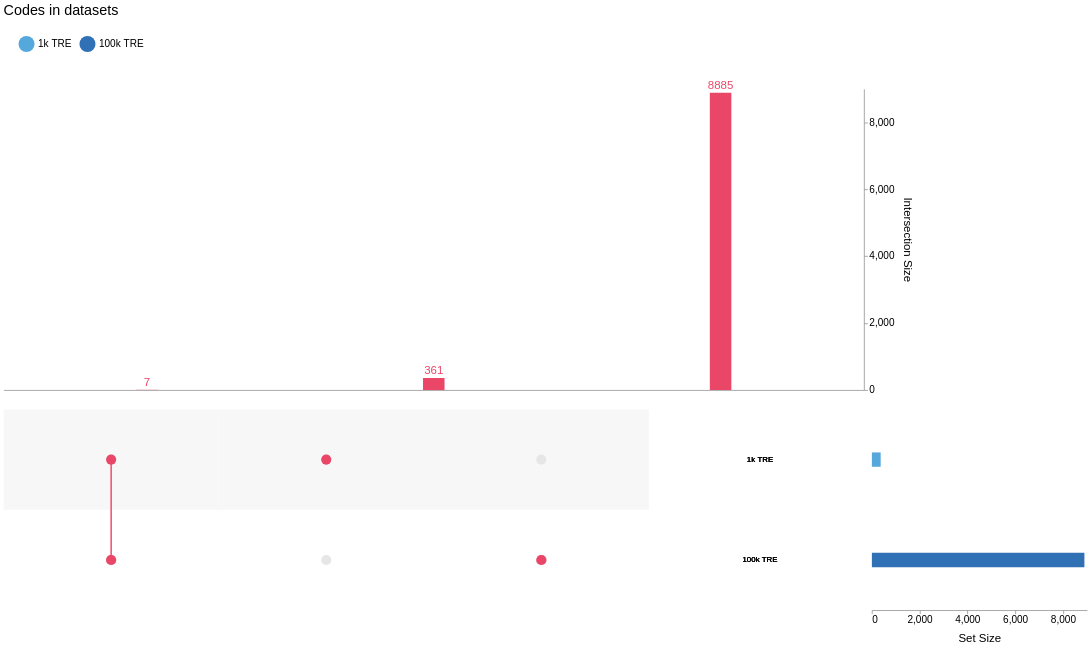

Notebook code cell kept with this figure:
### Markdown cell above
You can also get an [Upset plot](https://upset.app/) for your datasets.
This is like a Venn diagram, but instead of numbers written in circles, you get bars proportional to the number of codes present in each combination of TREs.
If you only have a couple of TREs, this isn't terribly useful, but once you have more than three, the number of combinations is much higher, and Venn diagrams get hard to read.

### Code cell
codesets.plot_upset()

### Figure 1 — Vega-Lite specification as saved in the notebook (floating-point values rounded to 4 significant figures)
{"config": {"view": {"continuousWidth": 300, "continuousHeight": 300, "stroke": null}, "axis": {"labelFontSize": 14, "labelFontWeight": 300, "titleFontSize": 16, "titleFontWeight": 400, "titlePadding": 10}, "concat": {"spacing": 0}, "legend": {"labelFontSize": 14, "labelFontWeight": 300, "orient": "top", "padding": 20, "symbolSize": 500.0, "symbolType": "circle", "titleFontSize": 16, "titleFontWeight": 400}, "title": {"anchor": "start", "fontSize": 18, "fontWeight": 400, "subtitlePadding": 10}}, "vconcat": [{"layer": [{"mark": {"type": "bar", "color": "#3A3A3A", "size": 30}, "encoding": {"color": {"condition": {"test": {"not": {"param": "param_7421591d7e6fcfd3"}}, "value": "#3A3A3A"}, "value": "#EA4667"}, "tooltip": [{"aggregate": "max", "field": "count", "title": "Cardinality", "type": "quantitative"}, {"field": "degree", "title": "Degree", "type": "quantitative"}, {"field": "sets", "title": "Sets", "type": "nominal"}], "x": {"axis": {"domain": true, "grid": false, "labels": false, "ticks": false}, "field": "intersection_id", "sort": {"field": "count", "order": "ascending"}, "title": null, "type": "nominal"}, "y": {"aggregate": "max", "axis": {"grid": false, "orient": "right", "tickCount": 3}, "field": "count", "title": "Intersection Size", "type": "quantitative"}}, "name": "view_4bc397ee35f16e58_0", "transform": [{"filter": {"param": "param_a7055fbecf07007a"}}, {"pivot": "set", "value": "is_intersect", "groupby": ["intersection_id", "count"], "op": "max"}, {"aggregate": [{"op": "sum", "field": "count", "as": "count"}], "groupby": ["1k TRE", "100k TRE"]}, {"calculate": "(isDefined(datum['1k TRE']) ? datum['1k TRE'] : 0)+(isDefined(datum['100k TRE']) ? datum['100k TRE'] : 0)", "as": "degree"}, {"filter": "(datum['degree'] !== 0)"}, {"window": [{"op": "row_number", "field": "", "as": "intersection_id"}], "frame": [null, null]}, {"fold": ["1k TRE", "100k TRE"], "as": ["set", "is_intersect"]}, {"lookup": "set", "from": {"data": {"name": "data-8bb3fdaf3004e153f0674362684b1f6f"}, "key": "set", "fields": ["set_abbre"]}}, {"lookup": "set", "from": {"data": {"name": "data-c4cf6cc69ecb98027c53cc8d3e1be0b2"}, "key": "set", "fields": ["set_order"]}}, {"filter": {"param": "param_a7055fbecf07007a"}}, {"window": [{"op": "distinct", "field": "set", "as": "set_order"}], "frame": [null, 0], "sort": [{"field": "set_order"}]}]}, {"mark": {"type": "text", "color": "#3A3A3A", "dy": -10, "size": 16}, "encoding": {"color": {"condition": {"test": {"not": {"param": "param_7421591d7e6fcfd3"}}, "value": "#3A3A3A"}, "value": "#EA4667"}, "text": {"field": "count", "format": ".0f", "type": "quantitative"}, "tooltip": [{"aggregate": "max", "field": "count", "title": "Cardinality", "type": "quantitative"}, {"field": "degree", "title": "Degree", "type": "quantitative"}, {"field": "sets", "title": "Sets", "type": "nominal"}], "x": {"axis": {"domain": true, "grid": false, "labels": false, "ticks": false}, "field": "intersection_id", "sort": {"field": "count", "order": "ascending"}, "title": null, "type": "nominal"}, "y": {"aggregate": "max", "axis": {"grid": false, "orient": "right", "tickCount": 3}, "field": "count", "title": "Intersection Size", "type": "quantitative"}}, "transform": [{"filter": {"param": "param_a7055fbecf07007a"}}, {"pivot": "set", "value": "is_intersect", "groupby": ["intersection_id", "count"], "op": "max"}, {"aggregate": [{"op": "sum", "field": "count", "as": "count"}], "groupby": ["1k TRE", "100k TRE"]}, {"calculate": "(isDefined(datum['1k TRE']) ? datum['1k TRE'] : 0)+(isDefined(datum['100k TRE']) ? datum['100k TRE'] : 0)", "as": "degree"}, {"filter": "(datum['degree'] !== 0)"}, {"window": [{"op": "row_number", "field": "", "as": "intersection_id"}], "frame": [null, null]}, {"fold": ["1k TRE", "100k TRE"], "as": ["set", "is_intersect"]}, {"lookup": "set", "from": {"data": {"name": "data-8bb3fdaf3004e153f0674362684b1f6f"}, "key": "set", "fields": ["set_abbre"]}}, {"lookup": "set", "from": {"data": {"name": "data-c4cf6cc69ecb98027c53cc8d3e1be0b2"}, "key": "set", "fields": ["set_order"]}}, {"filter": {"param": "param_a7055fbecf07007a"}}, {"window": [{"op": "distinct", "field": "set", "as": "set_order"}], "frame": [null, 0], "sort": [{"field": "set_order"}]}]}], "height": 420.0, "width": 1200}, {"hconcat": [{"layer": [{"mark": {"type": "circle", "opacity": 1, "size": 200}, "encoding": {"color": {"condition": {"test": {"not": {"param": "param_7421591d7e6fcfd3"}}, "value": "#3A3A3A"}, "value": "#EA4667"}, "tooltip": [{"aggregate": "max", "field": "count", "title": "Cardinality", "type": "quantitative"}, {"field": "degree", "title": "Degree", "type": "quantitative"}, {"field": "sets", "title": "Sets", "type": "nominal"}], "x": {"axis": {"domain": false, "grid": false, "labels": false, "ticks": false}, "field": "intersection_id", "sort": {"field": "count", "order": "ascending"}, "title": null, "type": "nominal"}, "y": {"axis": {"domain": false, "grid": false, "labels": false, "ticks": false}, "field": "set_order", "title": null, "type": "nominal"}}, "name": "view_ac7f5babf87d20ca_0", "transform": [{"filter": {"param": "param_a7055fbecf07007a"}}, {"pivot": "set", "value": "is_intersect", "groupby": ["intersection_id", "count"], "op": "max"}, {"aggregate": [{"op": "sum", "field": "count", "as": "count"}], "groupby": ["1k TRE", "100k TRE"]}, {"calculate": "(isDefined(datum['1k TRE']) ? datum['1k TRE'] : 0)+(isDefined(datum['100k TRE']) ? datum['100k TRE'] : 0)", "as": "degree"}, {"filter": "(datum['degree'] !== 0)"}, {"window": [{"op": "row_number", "field": "", "as": "intersection_id"}], "frame": [null, null]}, {"fold": ["1k TRE", "100k TRE"], "as": ["set", "is_intersect"]}, {"lookup": "set", "from": {"data": {"name": "data-8bb3fdaf3004e153f0674362684b1f6f"}, "key": "set", "fields": ["set_abbre"]}}, {"lookup": "set", "from": {"data": {"name": "data-c4cf6cc69ecb98027c53cc8d3e1be0b2"}, "key": "set", "fields": ["set_order"]}}, {"filter": {"param": "param_a7055fbecf07007a"}}, {"window": [{"op": "distinct", "field": "set", "as": "set_order"}], "frame": [null, 0], "sort": [{"field": "set_order"}]}, {"filter": "(datum['is_intersect'] === 1)"}]}, {"mark": {"type": "rect"}, "encoding": {"color": {"value": "#F7F7F7"}, "tooltip": [{"aggregate": "max", "field": "count", "title": "Cardinality", "type": "quantitative"}, {"field": "degree", "title": "Degree", "type": "quantitative"}, {"field": "sets", "title": "Sets", "type": "nominal"}], "x": {"axis": {"domain": false, "grid": false, "labels": false, "ticks": false}, "field": "intersection_id", "sort": {"field": "count", "order": "ascending"}, "title": null, "type": "nominal"}, "y": {"axis": {"domain": false, "grid": false, "labels": false, "ticks": false}, "field": "set_order", "title": null, "type": "nominal"}}, "transform": [{"filter": {"param": "param_a7055fbecf07007a"}}, {"pivot": "set", "value": "is_intersect", "groupby": ["intersection_id", "count"], "op": "max"}, {"aggregate": [{"op": "sum", "field": "count", "as": "count"}], "groupby": ["1k TRE", "100k TRE"]}, {"calculate": "(isDefined(datum['1k TRE']) ? datum['1k TRE'] : 0)+(isDefined(datum['100k TRE']) ? datum['100k TRE'] : 0)", "as": "degree"}, {"filter": "(datum['degree'] !== 0)"}, {"window": [{"op": "row_number", "field": "", "as": "intersection_id"}], "frame": [null, null]}, {"fold": ["1k TRE", "100k TRE"], "as": ["set", "is_intersect"]}, {"lookup": "set", "from": {"data": {"name": "data-8bb3fdaf3004e153f0674362684b1f6f"}, "key": "set", "fields": ["set_abbre"]}}, {"lookup": "set", "from": {"data": {"name": "data-c4cf6cc69ecb98027c53cc8d3e1be0b2"}, "key": "set", "fields": ["set_order"]}}, {"filter": {"param": "param_a7055fbecf07007a"}}, {"window": [{"op": "distinct", "field": "set", "as": "set_order"}], "frame": [null, 0], "sort": [{"field": "set_order"}]}, {"filter": "((datum['set_order'] % 2) === 1)"}]}, {"mark": {"type": "circle", "opacity": 1, "size": 200}, "encoding": {"color": {"value": "#E6E6E6"}, "tooltip": [{"aggregate": "max", "field": "count", "title": "Cardinality", "type": "quantitative"}, {"field": "degree", "title": "Degree", "type": "quantitative"}, {"field": "sets", "title": "Sets", "type": "nominal"}], "x": {"axis": {"domain": false, "grid": false, "labels": false, "ticks": false}, "field": "intersection_id", "sort": {"field": "count", "order": "ascending"}, "title": null, "type": "nominal"}, "y": {"axis": {"domain": false, "grid": false, "labels": false, "ticks": false}, "field": "set_order", "title": null, "type": "nominal"}}, "transform": [{"filter": {"param": "param_a7055fbecf07007a"}}, {"pivot": "set", "value": "is_intersect", "groupby": ["intersection_id", "count"], "op": "max"}, {"aggregate": [{"op": "sum", "field": "count", "as": "count"}], "groupby": ["1k TRE", "100k TRE"]}, {"calculate": "(isDefined(datum['1k TRE']) ? datum['1k TRE'] : 0)+(isDefined(datum['100k TRE']) ? datum['100k TRE'] : 0)", "as": "degree"}, {"filter": "(datum['degree'] !== 0)"}, {"window": [{"op": "row_number", "field": "", "as": "intersection_id"}], "frame": [null, null]}, {"fold": ["1k TRE", "100k TRE"], "as": ["set", "is_intersect"]}, {"lookup": "set", "from": {"data": {"name": "data-8bb3fdaf3004e153f0674362684b1f6f"}, "key": "set", "fields": ["set_abbre"]}}, {"lookup": "set", "from": {"data": {"name": "data-c4cf6cc69ecb98027c53cc8d3e1be0b2"}, "key": "set", "fields": ["set_order"]}}, {"filter": {"param": "param_a7055fbecf07007a"}}, {"window": [{"op": "distinct", "field": "set", "as": "set_order"}], "frame": [null, 0], "sort": [{"field": "set_order"}]}]}, {"mark": {"type": "bar", "color": "#3A3A3A", "size": 2}, "encoding": {"color": {"condition": {"test": {"not": {"param": "param_7421591d7e6fcfd3"}}, "value": "#3A3A3A"}, "value": "#EA4667"}, "tooltip": [{"aggregate": "max", "field": "count", "title": "Cardinality", "type": "quantitative"}, {"field": "degree", "title": "Degree", "type": "quantitative"}, {"field": "sets", "title": "Sets", "type": "nominal"}], "x": {"axis": {"domain": true, "grid": false, "labels": false, "ticks": false}, "field": "intersection_id", "sort": {"field": "count", "order": "ascending"}, "title": null, "type": "nominal"}, "y": {"aggregate": "min", "field": "set_order", "type": "nominal"}, "y2": {"aggregate": "max", "field": "set_order"}}, "transform": [{"filter": {"param": "param_a7055fbecf07007a"}}, {"pivot": "set", "value": "is_intersect", "groupby": ["intersection_id", "count"], "op": "max"}, {"aggregate": [{"op": "sum", "field": "count", "as": "count"}], "groupby": ["1k TRE", "100k TRE"]}, {"calculate": "(isDefined(datum['1k TRE']) ? datum['1k TRE'] : 0)+(isDefined(datum['100k TRE']) ? datum['100k TRE'] : 0)", "as": "degree"}, {"filter": "(datum['degree'] !== 0)"}, {"window": [{"op": "row_number", "field": "", "as": "intersection_id"}], "frame": [null, null]}, {"fold": ["1k TRE", "100k TRE"], "as": ["set", "is_intersect"]}, {"lookup": "set", "from": {"data": {"name": "data-8bb3fdaf3004e153f0674362684b1f6f"}, "key": "set", "fields": ["set_abbre"]}}, {"lookup": "set", "from": {"data": {"name": "data-c4cf6cc69ecb98027c53cc8d3e1be0b2"}, "key": "set", "fields": ["set_order"]}}, {"filter": {"param": "param_a7055fbecf07007a"}}, {"window": [{"op": "distinct", "field": "set", "as": "set_order"}], "frame": [null, 0], "sort": [{"field": "set_order"}]}, {"filter": "(datum['is_intersect'] === 1)"}]}, {"mark": {"type": "circle", "opacity": 1, "size": 200}, "encoding": {"color": {"condition": {"test": {"not": {"param": "param_7421591d7e6fcfd3"}}, "value": "#3A3A3A"}, "value": "#EA4667"}, "tooltip": [{"aggregate": "max", "field": "count", "title": "Cardinality", "type": "quantitative"}, {"field": "degree", "title": "Degree", "type": "quantitative"}, {"field": "sets", "title": "Sets", "type": "nominal"}], "x": {"axis": {"domain": false, "grid": false, "labels": false, "ticks": false}, "field": "intersection_id", "sort": {"field": "count", "order": "ascending"}, "title": null, "type": "nominal"}, "y": {"axis": {"domain": false, "grid": false, "labels": false, "ticks": false}, "field": "set_order", "title": null, "type": "nominal"}}, "transform": [{"filter": {"param": "param_a7055fbecf07007a"}}, {"pivot": "set", "value": "is_intersect", "groupby": ["intersection_id", "count"], "op": "max"}, {"aggregate": [{"op": "sum", "field": "count", "as": "count"}], "groupby": ["1k TRE", "100k TRE"]}, {"calculate": "(isDefined(datum['1k TRE']) ? datum['1k TRE'] : 0)+(isDefined(datum['100k TRE']) ? datum['100k TRE'] : 0)", "as": "degree"}, {"filter": "(datum['degree'] !== 0)"}, {"window": [{"op": "row_number", "field": "", "as": "intersection_id"}], "frame": [null, null]}, {"fold": ["1k TRE", "100k TRE"], "as": ["set", "is_intersect"]}, {"lookup": "set", "from": {"data": {"name": "data-8bb3fdaf3004e153f0674362684b1f6f"}, "key": "set", "fields": ["set_abbre"]}}, {"lookup": "set", "from": {"data": {"name": "data-c4cf6cc69ecb98027c53cc8d3e1be0b2"}, "key": "set", "fields": ["set_order"]}}, {"filter": {"param": "param_a7055fbecf07007a"}}, {"window": [{"op": "distinct", "field": "set", "as": "set_order"}], "frame": [null, 0], "sort": [{"field": "set_order"}]}, {"filter": "(datum['is_intersect'] === 1)"}]}], "height": 280.0, "width": 900}, {"mark": {"type": "text", "align": "center"}, "encoding": {"color": {"value": "black"}, "opacity": {"value": 1}, "text": {"field": "set_abbre", "type": "nominal"}, "y": {"axis": {"domain": false, "grid": false, "labels": false, "ticks": false}, "field": "set_order", "title": null, "type": "nominal"}}, "name": "view_48de801f3c5f35fe_1", "transform": [{"filter": {"param": "param_a7055fbecf07007a"}}, {"pivot": "set", "value": "is_intersect", "groupby": ["intersection_id", "count"], "op": "max"}, {"aggregate": [{"op": "sum", "field": "count", "as": "count"}], "groupby": ["1k TRE", "100k TRE"]}, {"calculate": "(isDefined(datum['1k TRE']) ? datum['1k TRE'] : 0)+(isDefined(datum['100k TRE']) ? datum['100k TRE'] : 0)", "as": "degree"}, {"filter": "(datum['degree'] !== 0)"}, {"window": [{"op": "row_number", "field": "", "as": "intersection_id"}], "frame": [null, null]}, {"fold": ["1k TRE", "100k TRE"], "as": ["set", "is_intersect"]}, {"lookup": "set", "from": {"data": {"name": "data-8bb3fdaf3004e153f0674362684b1f6f"}, "key": "set", "fields": ["set_abbre"]}}, {"lookup": "set", "from": {"data": {"name": "data-c4cf6cc69ecb98027c53cc8d3e1be0b2"}, "key": "set", "fields": ["set_order"]}}, {"filter": {"param": "param_a7055fbecf07007a"}}, {"window": [{"op": "distinct", "field": "set", "as": "set_order"}], "frame": [null, 0], "sort": [{"field": "set_order"}]}], "width": 300}, {"mark": {"type": "bar", "size": 20}, "encoding": {"color": {"field": "set", "scale": {"domain": ["1k TRE", "100k TRE"], "range": ["#55A8DB", "#3070B5", "#30363F", "#F1AD60", "#DF6234", "#BDC6CA"]}, "title": null, "type": "nominal"}, "opacity": {"value": 1}, "x": {"aggregate": "sum", "axis": {"grid": false, "tickCount": 3}, "field": "count", "title": "Set Size", "type": "quantitative"}, "y": {"axis": {"domain": false, "grid": false, "labels": false, "ticks": false}, "field": "set_order", "title": null, "type": "nominal"}}, "name": "view_d6646504a953041d_2", "transform": [{"filter": {"param": "param_a7055fbecf07007a"}}, {"pivot": "set", "value": "is_intersect", "groupby": ["intersection_id", "count"], "op": "max"}, {"aggregate": [{"op": "sum", "field": "count", "as": "count"}], "groupby": ["1k TRE", "100k TRE"]}, {"calculate": "(isDefined(datum['1k TRE']) ? datum['1k TRE'] : 0)+(isDefined(datum['100k TRE']) ? datum['100k TRE'] : 0)", "as": "degree"}, {"filter": "(datum['degree'] !== 0)"}, {"window": [{"op": "row_number", "field": "", "as": "intersection_id"}], "frame": [null, null]}, {"fold": ["1k TRE", "100k TRE"], "as": ["set", "is_intersect"]}, {"lookup": "set", "from": {"data": {"name": "data-8bb3fdaf3004e153f0674362684b1f6f"}, "key": "set", "fields": ["set_abbre"]}}, {"lookup": "set", "from": {"data": {"name": "data-c4cf6cc69ecb98027c53cc8d3e1be0b2"}, "key": "set", "fields": ["set_order"]}}, {"filter": {"param": "param_a7055fbecf07007a"}}, {"window": [{"op": "distinct", "field": "set", "as": "set_order"}], "frame": [null, 0], "sort": [{"field": "set_order"}]}, {"filter": "(datum['is_intersect'] === 1)"}], "width": 300}], "resolve": {"scale": {"y": "shared"}}, "spacing": 5}], "data": {"name": "data-3a4b751096c4795cece913f2cd7b4e88"}, "params": [{"name": "param_7421591d7e6fcfd3", "select": {"type": "point", "fields": ["intersection_id"], "on": "mouseover"}, "views": ["view_4bc397ee35f16e58_0", "view_ac7f5babf87d20ca_0"]}, {"name": "param_a7055fbecf07007a", "select": {"type": "point", "fields": ["set"]}, "bind": "legend", "views": ["view_4bc397ee35f16e58_0", "view_ac7f5babf87d20ca_0", "view_48de801f3c5f35fe_1", "view_d6646504a953041d_2"]}], "spacing": 20, "title": {"text": "Codes in datasets", "subtitle": "", "fontSize": 20, "fontWeight": 500, "subtitleColor": "#3A3A3A", "subtitleFontSize": 14}, "$schema": "https://vega.github.io/schema/vega-lite/v6.1.0.json", "datasets": {"data-3a4b751096c4795cece913f2cd7b4e88": [{"intersection_id": 2, "count": 7, "degree": 2, "set": "1k TRE", "is_intersect": 1}, {"intersection_id": 1, "count": 361, "degree": 1, "set": "1k TRE", "is_intersect": 1}, {"intersection_id": 0, "count": 8885, "degree": 1, "set": "1k TRE", "is_intersect": 0}, {"intersection_id": 2, "count": 7, "degree": 2, "set": "100k TRE", "is_intersect": 1}, {"intersection_id": 1, "count": 361, "degree": 1, "set": "100k TRE", "is_intersect": 0}, {"intersection_id": 0, "count": 8885, "degree": 1, "set": "100k TRE", "is_intersect": 1}], "data-8bb3fdaf3004e153f0674362684b1f6f": [{"set": "1k TRE", "set_abbre": "1k TRE"}, {"set": "100k TRE", "set_abbre": "100k TRE"}], "data-c4cf6cc69ecb98027c53cc8d3e1be0b2": [{"set": "1k TRE", "set_order": 1}, {"set": "100k TRE", "set_order": 2}]}}
